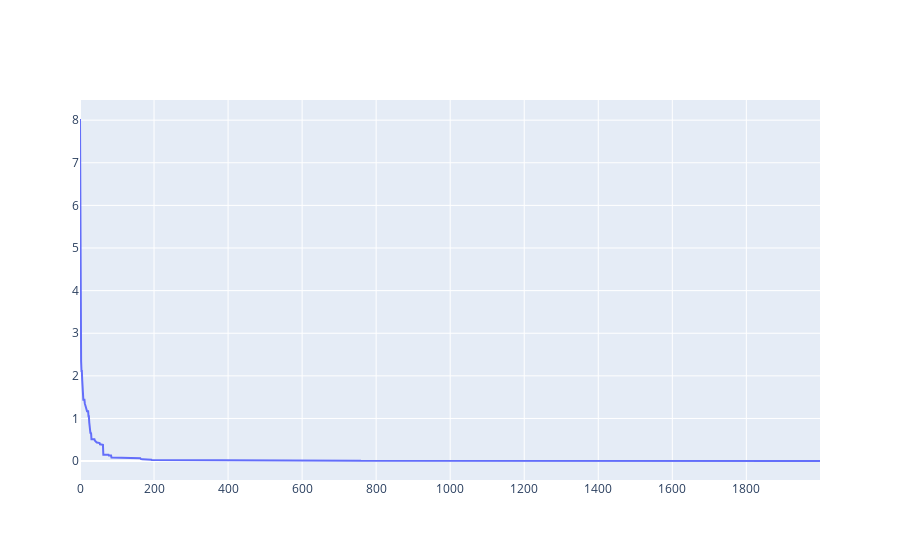

The cell this chart's notebook holds for it:
### Code cell
import plotly.graph_objects as go

fig = go.Figure()

fig.add_trace(go.Scatter(y=history, mode='lines'))
fig.show()

### Figure 1 — Plotly figure (JSON) as saved in the notebook; plotly's stock layout.template omitted (floating-point values rounded to 4 significant figures; data arrays with more than 128 entries replaced by an {"elided": "..."} marker saying what was removed)
{"data": [{"mode": "lines", "type": "scatter", "y": {"elided": "2000 float values"}}], "layout": {}}
